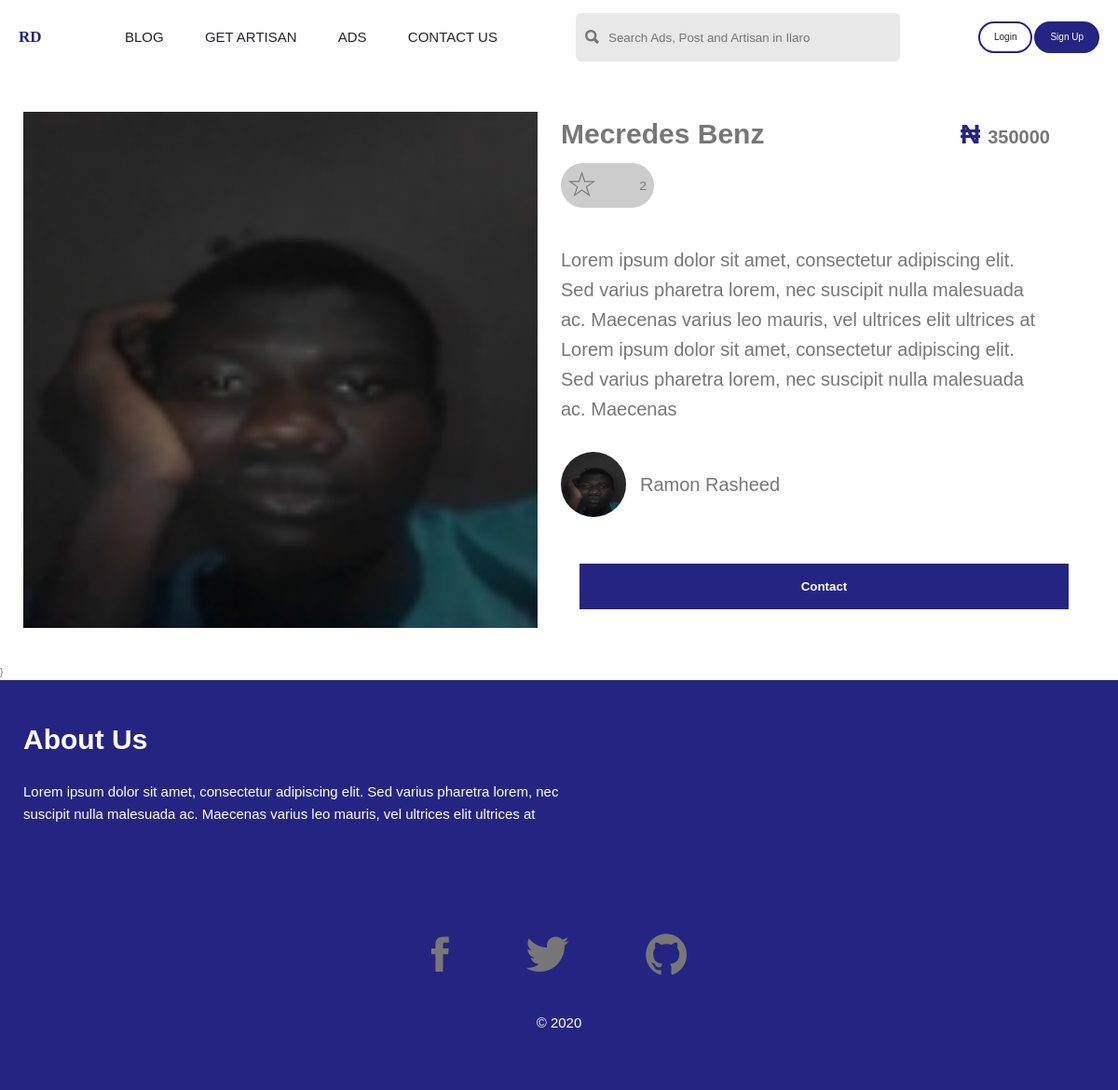
Page /ads/373239b7-4202-4d07-92a8-37e25d5a4d15/ on the committed database.
### main/models.py (models this page shows, shortened)
class AdImage(models.Model):
    id = models.UUIDField(primary_key=True, default=uuid.uuid4, editable=False)
    ad = models.ForeignKey(Ad, on_delete=models.CASCADE)
    image = models.ImageField()

class Ad(models.Model):
    cat = [
        ('phones', 'Phones and Tablets'),
        ('computers', 'Computers and Accessories'),
        ('cars', 'Cars'),
        ('home', 'Home and Kicthen'),
        ('babies', 'Kids and Toys'),
        ('electronic', 'Electronics'),
    ]
    id = models.UUIDField(primary_key=True, default=uuid.uuid4, editable=False)
    user = models.ForeignKey(MyUser, on_delete=models.CASCADE)
    title = models.CharField(max_length=60)
    description = models.TextField(max_length=300)
    categories = models.CharField(max_length=300, choices=cat)
    location = models.CharField(max_length=100, default="Ilaro Ogun State")
    price = models.PositiveIntegerField()
    liked = models.ManyToManyField(
        MyUser, default=None, blank=True, related_name="liked")
    boosted = models.BooleanField(default=False)
    created_at = models.DateTimeField(auto_now_add=True)

### myAuth/models.py (models this page shows, shortened)
class MyUser(AbstractBaseUser):
    id = models.UUIDField(primary_key=True, default=uuid.uuid4, editable=False)
    email = models.EmailField(verbose_name="email", max_length=60, unique=True)
    date_joined = models.DateTimeField(
        verbose_name='date joined', auto_now_add=True)
    last_login = models.DateTimeField(verbose_name='last login', auto_now=True)
    is_admin = models.BooleanField(default=False)
    is_active = models.BooleanField(default=True)
    is_staff = models.BooleanField(default=False)
    is_superuser = models.BooleanField(default=False)
    fullname = models.CharField(max_length=60)
    phone = models.PositiveIntegerField()
    photo = models.ImageField()
    is_artisan = models.BooleanField(default=False)
    USERNAME_FIELD = 'email'
    REQUIRED_FIELDS = ['fullname', 'phone']
    objects = MyUserManager()

### main/views.py (the view)
# urls.py: path("ads/<str:id>/", ads_details_view, name="ads_details"),
def ads_details_view(request, id):
    ad = get_object_or_404(Ad, id=id)
    imgs = AdImage.objects.filter(ad=ad.id)
    context = {
        "ad": ad,
        "images": imgs
    }
    return render(request, 'ads/adsDetails.html', context)

### razboy/middwares.py (called while the page is built)
def open_access_middleware(get_response):
    def middleware(request):
        response = get_response(request)
        response["Access-Control-Allow-Origin"] = "*"
        response["Access-Control-Allow-Headers"] = "*"
        return response
    return middleware

### templates/ads/adsDetails.html (shortened to what this page needs)
{% extends 'base.html' %}
{% block r %}r{% endblock r %}
{% block content %}
    <section class="details-container">
     <div class="details-images">
       <div class="image-view">
         <figure class="image-fig-view">
           <img class="img-view" src="{{ images.0.image.url }}" alt="Image 1" />
         </figure>
       </div>
     </div>
     <div class="details-info">
       <div class="details-top">
         <h3 class="details-title">{{ ad.title }}</h3>
         <p class="details-big">
           <span class="cur">&#8358;</span>
           <span class="price">
             {{ ad.price }}
           </span>
         </p>
       </div>
       <div class="details-body">
            <form action="{% url 'like_ad' ad.pk %}" method="POST">
                <button type="submit" name="ad_id" class="btn-like" value="{{ ad.id }}"
                    style="border: none; background: #ccc; cursor: pointer; outline: none">
                    <i class="ion-ios-star-outline"></i>
                    <p class="likes-count">{{ ad.liked.count }}</p>
                </button>
            </form>
         <div class="details-des">
           <p class="text">
             {{ ad.description }}
           </p>
         </div>
       </div>
       <div class="details-bottom">
         <div class="seller-info">
           <img class="seller-img" src="{{ ad.user.photo.url }}" alt="" />
           <h5 class="seller-name">{{ ad.user.fullname }}</h5>
         </div>
         <button class="btn-chat" type="submit">Contact</button>
       </div>
     </div>
   </section>
{% endblock content %}

### static/css/style.css (style rules this page uses)
html { font-size: 62.5%; }
body { font-size: 1rem; font-family: "Gill Sans", sans-serif; color: #777; line-height: 1.6; font-weight: 300; position: relative; }
.details-container { width: 100%; padding: 4rem 2.5rem; display: flex; align-items: stretch; }
.details-images { width: 48%; display: flex; align-items: center; justify-content: space-between; }
.image-view { width: 100%; align-self: stretch; }
.image-fig-view { width: 100%; height: 100%; }
.img-view { width: 100%; height: 100%; object-fit: cover; display: block; }
.details-info { padding: 0rem 2.5rem; width: 50%; }
.details-top { width: 100%; display: flex; justify-content: space-between; align-items: center; }
.details-title { font-size: 3rem; }
.details-big { font-weight: 700; justify-self: flex-end; }
.cur { font-size: 3rem; color: #242582; }
.price { font-size: 2rem; margin-left: 0.5rem; }
.details-body { margin-top: 0.7rem; width: 100%; }
.btn-like { padding: 0.5rem 0.8rem; display: flex; justify-content: space-between; border-radius: 200px; align-items: center; width: 10rem; background-color: #f7f7f7; }
.btn-like i { font-size: 250%; }
.details-des { margin-top: 4rem; }
.details-des p { font-size: 2rem; }
.details-bottom { width: 100%; margin-top: 3rem; }
.seller-info { display: flex; align-items: center; margin-bottom: 3rem; }
.seller-img { height: 7rem; width: 7rem; border-radius: 50%; }
.seller-name { margin-left: 1.5rem; font-size: 2rem; font-weight: 400; }
.btn-chat { width: 100%; margin: 2rem; padding: 1.7rem; border: none; background-color: #242582; color: #fff; font-weight: 700; }

### rows in the picture
AdImage: image (picture)
Ad: title "Mecredes Benz", price "350000", liked.count "2", description "Lorem ipsum dolor sit amet, consectetur adipiscing elit. Sed varius pharetra lorem, nec suscipit nulla malesuada ac. Maecenas varius leo mauris, vel ultrices elit ultrices at Lorem ipsum dolor sit amet, consectetur adipiscing elit. Sed varius pharetra lorem, nec suscipit nulla malesuada ac. Maecenas", user.photo (picture), user.fullname "Ramon Rasheed"
